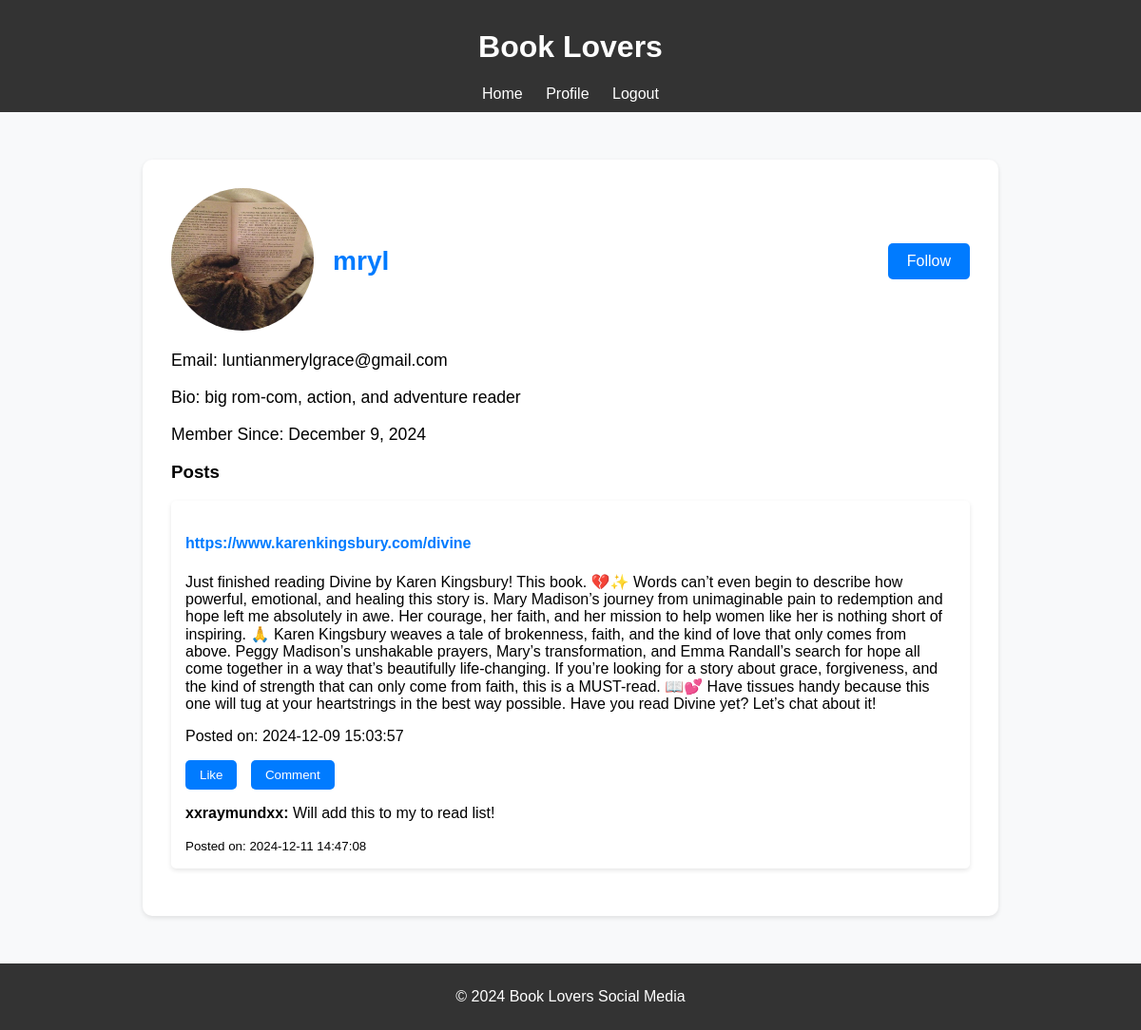
Page /profile.php?user_id=1 on the committed database.
### tables this page shows
CREATE TABLE `users` (
  `user_id` int(11) NOT NULL,
  `username` varchar(50) NOT NULL,
  `email` varchar(100) NOT NULL,
  `password` varchar(255) NOT NULL,
  `bio` text DEFAULT NULL,
  `profile_image` varchar(255) DEFAULT NULL,
  `created_at` timestamp NOT NULL DEFAULT current_timestamp()
);

CREATE TABLE `posts` (
  `post_id` int(11) NOT NULL,
  `user_id` int(11) NOT NULL,
  `content` text NOT NULL,
  `created_at` timestamp NOT NULL DEFAULT current_timestamp(),
  `book_url` varchar(255) DEFAULT NULL
);

CREATE TABLE `comments` (
  `comment_id` int(11) NOT NULL,
  `post_id` int(11) NOT NULL,
  `user_id` int(11) NOT NULL,
  `content` text NOT NULL,
  `created_at` timestamp NOT NULL DEFAULT current_timestamp()
);

### profile.php (the view, shortened to what this page needs)
<?php
include 'connect.php';
include 'header.php';
if (isset($_GET['user_id'])) {
    $profile_user_id = $_GET['user_id'];
} else {
    $profile_user_id = $_SESSION['user_id'];
}
$sql = "SELECT * FROM Users WHERE user_id = ?";
$stmt = $conn->prepare($sql);
$stmt->bind_param("i", $profile_user_id);
$stmt->execute();
$result = $stmt->get_result();
$user = $result->fetch_assoc();
$sql = "SELECT post_id, book_url, content, created_at FROM Posts WHERE user_id = ? ORDER BY created_at DESC";
$stmt = $conn->prepare($sql);
$stmt->bind_param("i", $profile_user_id);
$stmt->execute();
$posts_result = $stmt->get_result();
function isLiked($post_id, $user_id) {
    global $conn;
    $sql = "SELECT * FROM Likes WHERE user_id = ? AND post_id = ?";
    $stmt = $conn->prepare($sql);
    $stmt->bind_param("ii", $user_id, $post_id);
    $stmt->execute();
    $result = $stmt->get_result();
    return $result->num_rows > 0;
}
?>
<!DOCTYPE html>
<html lang="en">
<head>
</head>
<body>
    <div class="container">
        <div class="profile-header">
            <div>
                <?php if (!empty($user['profile_image'])): ?>
                    <img src="uploads/<?= $user['profile_image'] ?>" alt="Profile Image">
                <?php endif; ?>
            </div>
            <div class="username">
                <h3><?= htmlspecialchars($user['username']) ?></h3>
            </div>
            <?php
            $current_user_id = $_SESSION['user_id'];
            $checkFollowQuery = "SELECT * FROM Follows WHERE follower_id = ? AND followed_id = ?";
            $stmt = $conn->prepare($checkFollowQuery);
            $stmt->bind_param("ii", $current_user_id, $profile_user_id);
            $stmt->execute();
            $followResult = $stmt->get_result();
            if ($followResult->num_rows > 0):
            ?>
                <span class="follow-link">Following</span>
            <?php else:  ?>
                <a href="follow.php?followed_user_id=<?= $profile_user_id ?>" class="follow-link">Follow</a>
            <?php endif; ?>
        </div>
        <div class="profile-info">
            <p>Email: <?= htmlspecialchars($user['email']) ?></p>
            <p>Bio: <?= htmlspecialchars($user['bio']) ?></p>
            <p>Member Since: <?= date("F j, Y", strtotime($user['created_at'])) ?></p>
        </div>
        <div class="posts">
            <h3>Posts</h3>
            <?php if ($posts_result->num_rows > 0): ?>
                <?php while ($post = $posts_result->fetch_assoc()): ?>
                    <div class="post">
                        <?php if (!empty($post['book_url'])): ?>
                            <h4><a href="<?= htmlspecialchars($post['book_url']) ?>" target="_blank"><?= htmlspecialchars($post['book_url']) ?></a></h4>
                        <?php else: ?>
                            <h4>No Book URL Provided</h4>
                        <?php endif; ?>
                        <p><?= htmlspecialchars($post['content']) ?></p>
                        <p>Posted on: <?= $post['created_at'] ?></p>
                        <div class="post-actions">
                            <?php if (isLiked($post['post_id'], $_SESSION['user_id'])): ?>
                                <button class="liked" disabled>Liked</button>
                            <?php else: ?>
                                <button onclick="window.location.href='like.php?post_id=<?= $post['post_id'] ?>'">Like</button>
                            <?php endif; ?>
                            <button type="button" onclick="toggleCommentForm(<?= $post['post_id'] ?>)">Comment</button>
                        </div>
                        <div class="comments">
                            <?php
                            $comment_sql = "SELECT Comments.content, Users.username, Comments.created_at
                                            FROM Comments
                                            JOIN Users ON Comments.user_id = Users.user_id
                                            WHERE Comments.post_id = ?
                                            ORDER BY Comments.created_at ASC";
                            $comment_stmt = $conn->prepare($comment_sql);
                            $comment_stmt->bind_param("i", $post['post_id']);
                            $comment_stmt->execute();
                            $comment_result = $comment_stmt->get_result();
                            if ($comment_result->num_rows > 0):
                                while ($comment = $comment_result->fetch_assoc()): ?>
                                    <div class="comment">
                                        <p><strong><?= htmlspecialchars($comment['username']) ?>:</strong> <?= htmlspecialchars($comment['content']) ?></p>
                                        <small>Posted on: <?= $comment['created_at'] ?></small>
                                    </div>
                                <?php endwhile;
                            else: ?>
                                <p>No comments yet.</p>
                            <?php endif; ?>
                        </div>
                    </div>
                <?php endwhile; ?>
            <?php else: ?>
                <p>This user hasn't posted anything yet.</p>
            <?php endif; ?>
        </div>
    </div>
</body>
</html>
<?php include 'footer.php'; ?>

### header.php (shortened to what this page needs)
<!DOCTYPE html>
<html lang="en">
<head>
    <link rel="stylesheet" href="style.css">
</head>
<body>
    <header>
        <h1>Book Lovers</h1>
        <nav>
            <a href="home.php">Home</a>
            <a href="profile.php">Profile</a>
            <a href="logout.php">Logout</a>
        </nav>
    </header>
</body>
</html>

### footer.php
<footer>
    <p>&copy; 2024 Book Lovers Social Media</p>
</footer>
<link rel="stylesheet" href="style.css">
</head>
</body>
</html>

### style.css (style rules this page uses)
header { background-color: #333; color: white; padding: 10px 20px; text-align: center; }
header nav { margin-top: 10px; }
header nav a { color: white; margin: 0 10px; text-decoration: none; }
footer { background-color: #333; color: white; text-align: center; padding: 10px 0; }

### profile.php (style rules this page uses)
body { font-family: Arial, sans-serif; background-color: #f8f9fa; margin: 0; padding: 0; }
.container { width: 70%; margin: 50px auto; background: white; padding: 30px; border-radius: 10px; box-shadow: 0 2px 5px rgba(0, 0, 0, 0.1); }
.profile-header { display: flex; align-items: center; justify-content: space-between; }
.profile-header img { width: 150px; height: 150px; border-radius: 50%; margin-right: 20px; }
.profile-header .username { color: #007BFF; font-size: 1.5em; text-align: left; flex-grow: 1; }
.follow-link { background-color: #007BFF; color: white; text-decoration: none; padding: 10px 20px; border-radius: 5px; }
.profile-info p { font-size: 1.1em; margin-bottom: 10px; }
.post { background-color: #fff; padding: 15px; border-radius: 5px; margin-bottom: 20px; box-shadow: 0 2px 5px rgba(0, 0, 0, 0.1); }
.post h4 { color: #007BFF; }
.post a { color: #007BFF; text-decoration: none; }
.post-actions { margin-top: 10px; }
.post-actions button { background-color: #007BFF; color: white; border: none; padding: 8px 15px; margin-right: 10px; border-radius: 5px; cursor: pointer; }

### rows in the picture
users: profile_image (picture), username "mryl", email "luntianmerylgrace@gmail.com", bio "big rom-com, action, and adventure reader", created_at "December 9, 2024"
posts: book_url "https://www.karenkingsbury.com/divine", content "Just finished reading Divine by Karen Kingsbury! This book. 💔✨ Words can’t even begin to describe how powerful, emotional, and healing this story is. Mary Madison’s journey from unimaginable pain to redemption and hope left me absolutely in awe. Her courage, her faith, and her mission to help women like her is nothing short of inspiring. 🙏 Karen Kingsbury weaves a tale of brokenness, faith, and the kind of love that only comes from above. Peggy Madison’s unshakable prayers, Mary’s transformation, and Emma Randall’s search for hope all come together in a way that’s beautifully life-changing. If you’re looking for a story about grace, forgiveness, and the kind of strength that can only come…", created_at "2024-12-09 15:03:57"
comments: user.username "xxraymundxx", content "Will add this to my to read list!", created_at "2024-12-11 14:47:08"
